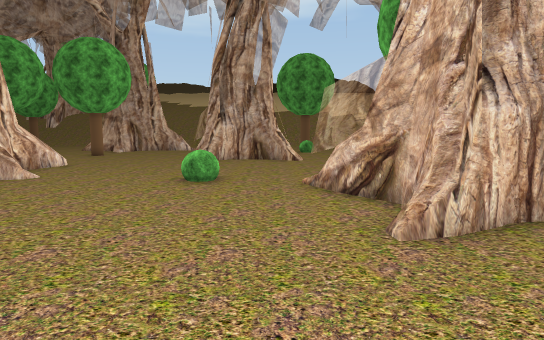
view 1 (above)

19 first-person views from a walk through a scene from a Unity 3-D project. The camera is 1.3 m above the floor, tilts 6° down and sees 75° across. The floor is counted in squares, 1 m on a side. Each view is taken from the middle of a square. On the plan, view 1 faces up. The plan holds only what a view shows up to about 15 squares ahead; the rest is blank. The place goes on beyond the plan. Some trees and plants on the terrain are drawn as simple stand-ins. The player is left out. Some surface patterns are stand-ins.

view 2
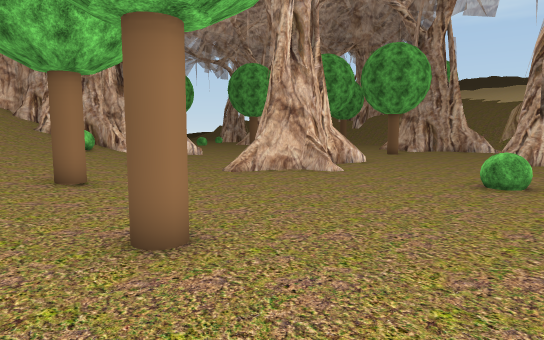

view 3
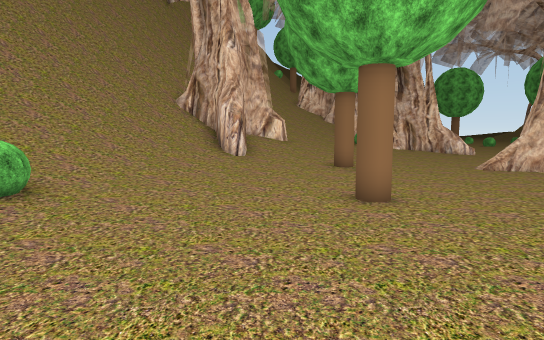

view 4
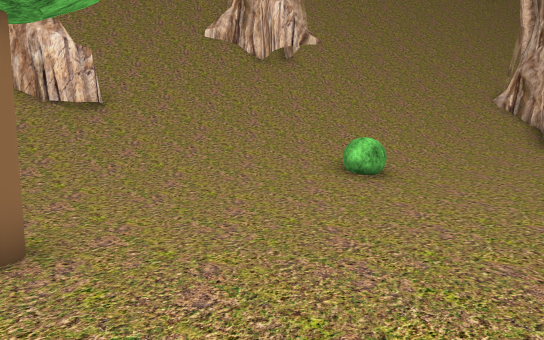

view 5
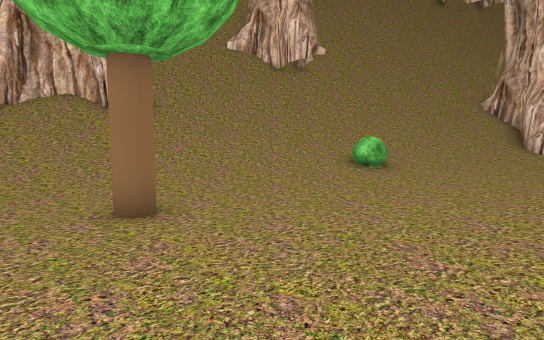

view 6
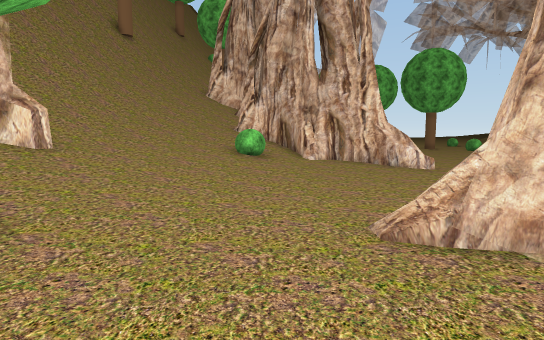

view 7
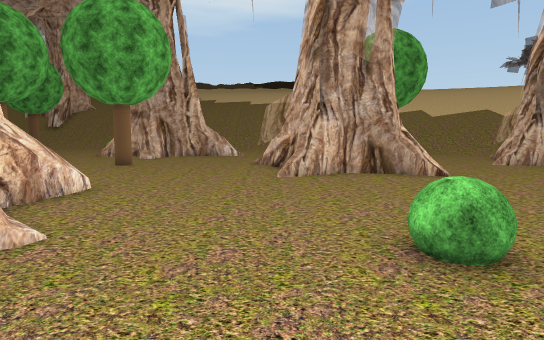

view 8
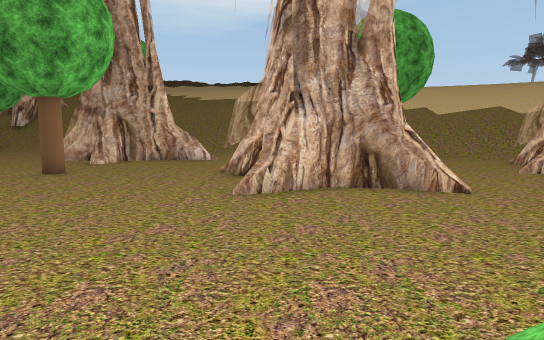

view 9
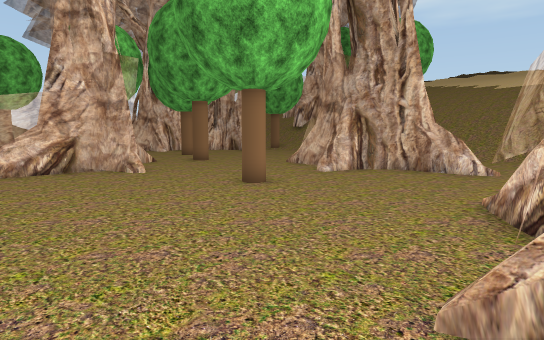

view 10
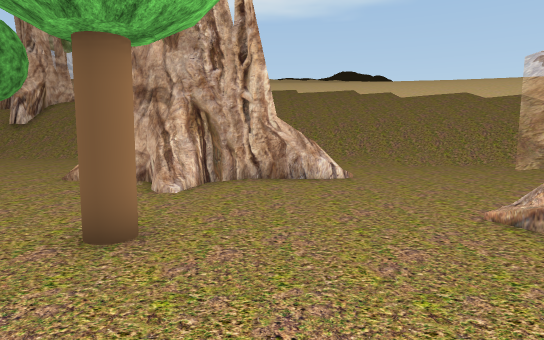

view 11
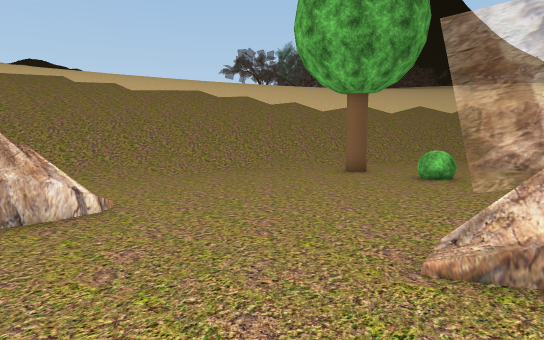

view 12
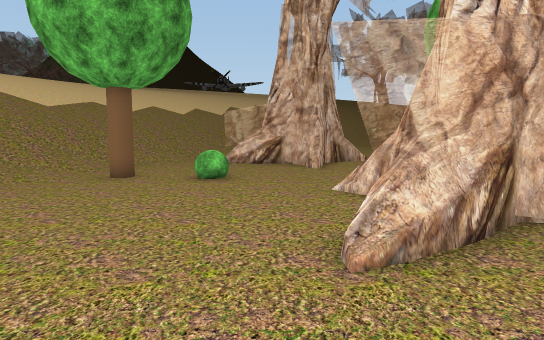

view 13
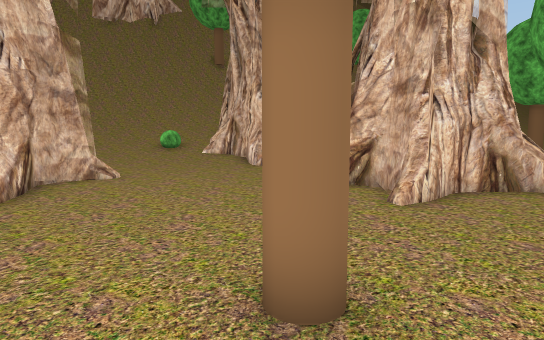

view 14
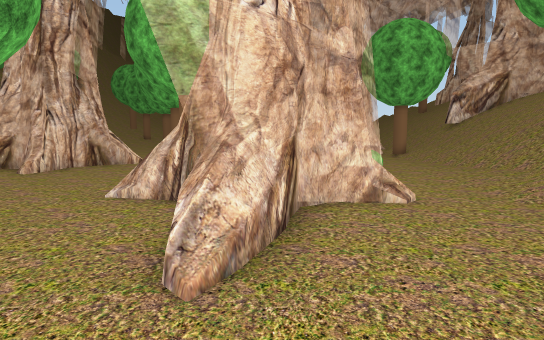

view 15
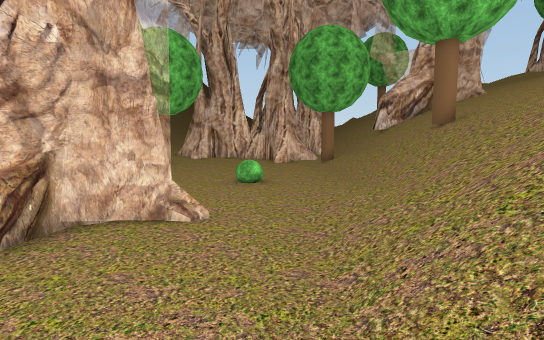

view 16
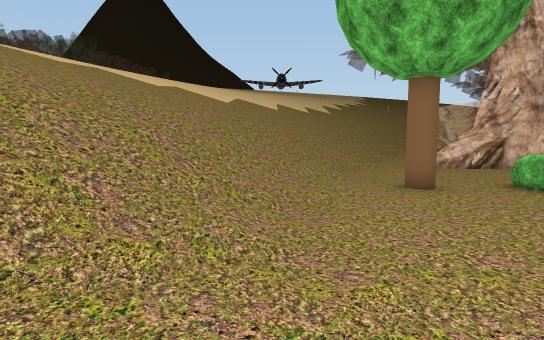

view 17
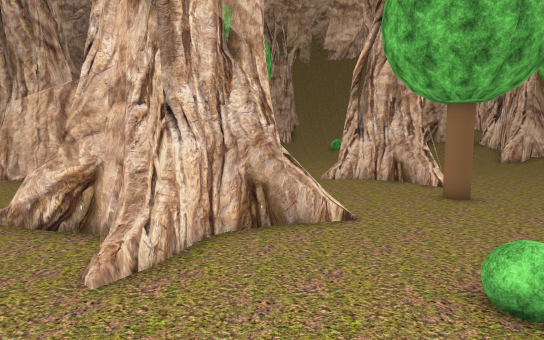

view 18
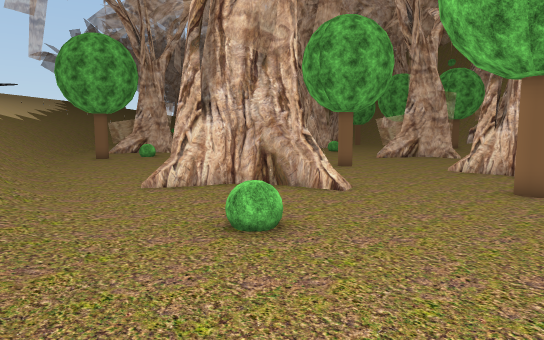

view 19
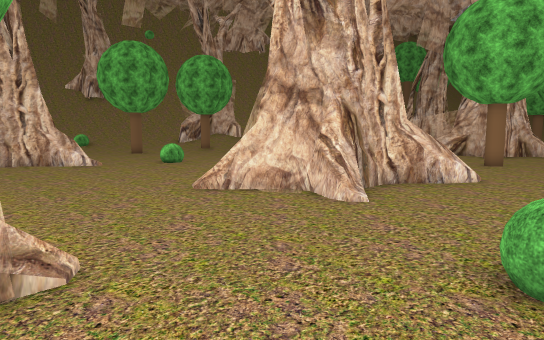

### Floor plan
Key: @ floor where view 1 was taken; # wall or solid block; . main floor; : floor 0.25 m higher than the main floor; + floor 0.5 m higher than the main floor; / step, stairs or slope; = window, fence, low wall or low ledge; T tree; B bush.
Columns run from 19 left of view 1 to 7 right of it. Each row starts with its distance up from view 1.
 35  /////////// //////////////
 34 ///////////////////////////
 33  ....://///////////////////
 32  ........//////////////////
 31 ............../////////////
 30 ....B............//////////
 29  ........#..........///////
 28  .......###............////
 27  ......######........T..../
 26  .....########.......TT....
 25 ....... ##.................
 24 .#T......#...........BB...#
 23 .T........................=
 22 ..........................#
 21  =.............#.........##
 20  ##......T.....#####.....##
 19   ###..........#####.......
 18    # ...........#####....
 17    #............#####....
 16    =.....................
 15     .....................
 14    .......##.............T
 13    ......##=.............TT
 12  #...... ##.............
 11 ##.....#####............
 10 ##.....  ###:....B......
  9 #:...... ## .....B..#=..
  8 #/::..... #.........###.
  7 #/+::................###
  6 ///+:::..............###
  5  BB/++::.............###
  4 /////++:::.............
  3 ////////+::............
  2 ////////++T:...T......
  1 /////////++::...........  .
  0 /////##///++::.....@.....
 -1 ////    ###/+::...........
 -2 ////   ###////:::..........
 -3 ///   ##///////:::.........
 -4 //    #/////////B#:....T..
 -5        /////////B///:..TT.
 -6        ///////////////....
 -7        /////////////////..
 -8        ///////////////////
 -9       ////////=///////////
-10       ///   /##///////////
-11              ##/////##///
-12              # //////#///
-13                 /////####

Positions as (right, up) in squares from view 1, and headings:
1: (0, 0), facing up
2: (0, 0), facing up-left
3: (3, 0), facing left
4: (5, 0), facing down-left
5: (7, 1), facing down-left
6: (-5, 6), facing left
7: (-4, 6), facing up
8: (-3, 9), facing up
9: (-3, 14), facing up-left
10: (-8, 16), facing up
11: (-8, 20), facing up-right
12: (-8, 22), facing right
13: (-8, 22), facing down-left
14: (-3, 27), facing left
15: (-3, 31), facing left
16: (-6, 30), facing right
17: (-12, 34), facing down
18: (-19, 34), facing down-right
19: (6, 24), facing down-left
